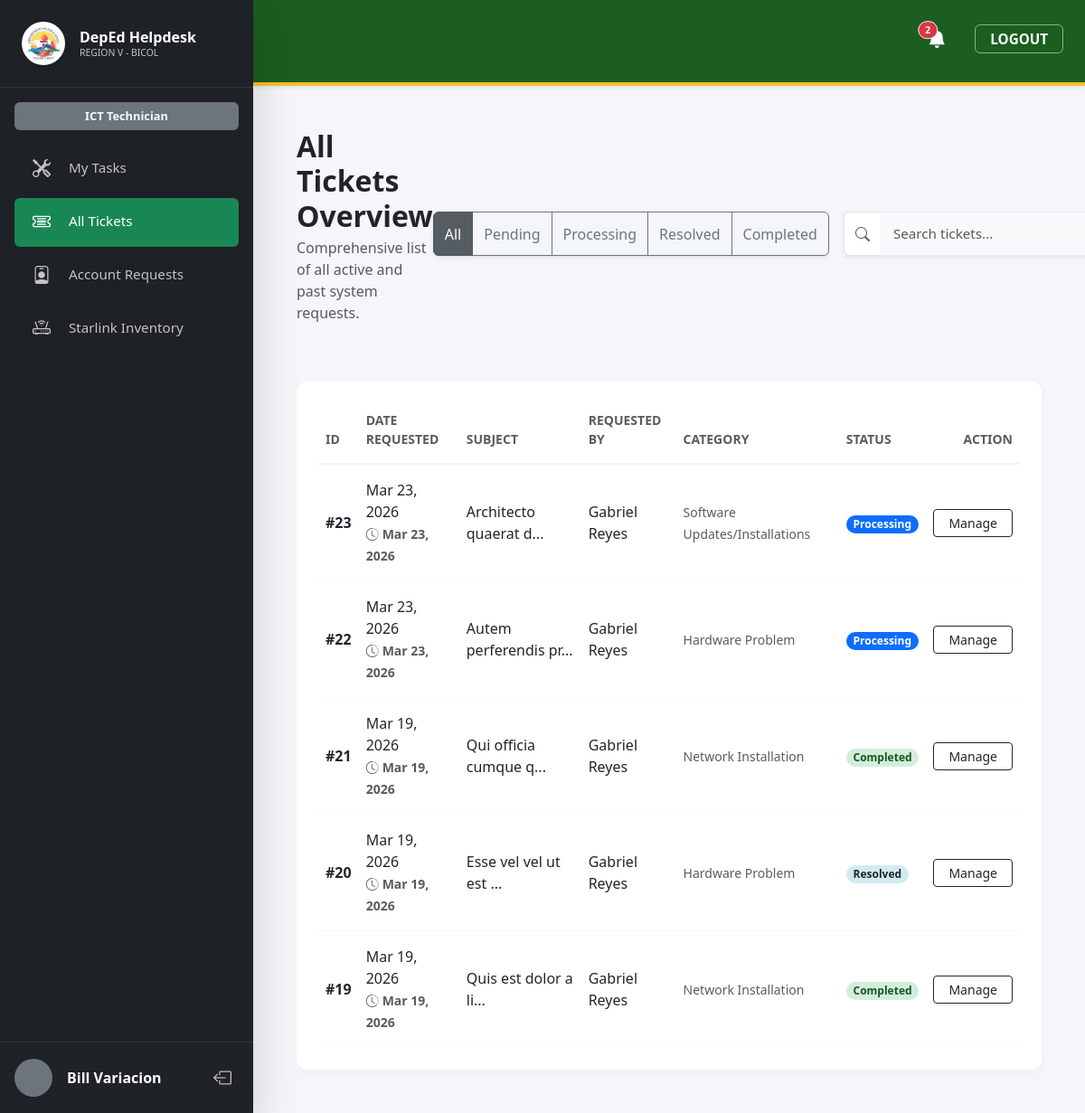
The app's page /all_tickets.php (signed in) with its own data.
### tables this page shows
CREATE TABLE `ticket` (
  `ticketId` int NOT NULL,
  `subject` varchar(150) NOT NULL,
  `description` text NOT NULL,
  `priority` enum('Low','Medium','High') DEFAULT 'Medium',
  `status` enum('Pending','Processing','Resolved','Completed') DEFAULT 'Pending',
  `remarks` text,
  `userId` int NOT NULL,
  `departmentId` int NOT NULL,
  `createdAt` timestamp NULL DEFAULT CURRENT_TIMESTAMP,
  `updatedAt` datetime DEFAULT CURRENT_TIMESTAMP ON UPDATE CURRENT_TIMESTAMP,
  `assignedTo` int DEFAULT NULL,
  `categoryId` int DEFAULT NULL,
  `technician_signature` longtext
);

CREATE TABLE `users` (
  `userId` int NOT NULL,
  `employeeId` varchar(50) DEFAULT NULL,
  `email` varchar(100) NOT NULL,
  `role` enum('User','Officer','Technician') NOT NULL,
  `position` varchar(100) DEFAULT NULL,
  `password` varchar(255) NOT NULL,
  `firstName` varchar(100) NOT NULL,
  `middleName` varchar(100) DEFAULT NULL,
  `lastName` varchar(100) NOT NULL,
  `suffix` varchar(20) DEFAULT NULL,
  `departmentId` int NOT NULL,
  `divisionId` int DEFAULT NULL,
  `createdAt` timestamp NULL DEFAULT CURRENT_TIMESTAMP,
  `signature` longtext,
  `isActive` tinyint(1) DEFAULT '1',
  `activationToken` varchar(64) DEFAULT NULL,
  `tokenExpiresAt` datetime DEFAULT NULL,
  `isApproved` tinyint(1) DEFAULT '0',
  `googleId` varchar(64) DEFAULT NULL,
  `avatarUrl` varchar(512) DEFAULT NULL
);

CREATE TABLE `category` (
  `categoryId` int NOT NULL,
  `categoryName` varchar(50) NOT NULL,
  `categoryType` varchar(50) NOT NULL
);

### all_tickets.php (the view, shortened to what this page needs)
<?php
require 'db.php';
function formatTimeAgo($datetime)
{
    $time = strtotime($datetime);
    $diff = time() - $time;
    return date("M d, Y", $time);
}
?>
<!DOCTYPE html>
<html lang="en">
<head>
    <link href="https://cdn.jsdelivr.net/npm/bootstrap@5.3.0/dist/css/bootstrap.min.css" rel="stylesheet">
    <link rel="stylesheet" href="https://cdn.jsdelivr.net/npm/bootstrap-icons@1.11.1/font/bootstrap-icons.css">
    <link rel="stylesheet" href="style.css?v=<?php echo time(); ?>">
</head>
<body>
    <div class="d-flex" style="min-height: 100vh;">
        <div style="width: 280px; flex-shrink: 0;">
            <?php
            if ($_SESSION['role'] === 'Technician') {
                include 'sidebar.php';
            } else {
                include 'sidebar.php';
            }
            ?>
        </div>
        <div class="flex-grow-1" style="max-height: 100vh; overflow-y: auto;">
            <?php include 'header.php'; ?>
            <div class="container-fluid py-5 px-5">
                <div class="d-flex justify-content-between align-items-center mb-5">
                    <div>
                        <h2 class="fw-bold text-dark mb-1">All Tickets Overview</h2>
                        <p class="text-muted">Comprehensive list of all active and past system requests.</p>
                    </div>
                    <div class="d-flex gap-3">
                        <div class="btn-group shadow-sm" role="group">
                            <button type="button" class="btn btn-secondary active status-filter" data-status="all">All</button>
                            <button type="button" class="btn btn-outline-secondary status-filter" data-status="Pending">Pending</button>
                            <button type="button" class="btn btn-outline-secondary status-filter" data-status="Processing">Processing</button>
                            <button type="button" class="btn btn-outline-secondary status-filter" data-status="Resolved">Resolved</button>
                            <button type="button" class="btn btn-outline-secondary status-filter" data-status="Completed">Completed</button>
                        </div>
                        <div class="input-group shadow-sm" style="width: 300px;">
                            <span class="input-group-text bg-white border-end-0"><i class="bi bi-search text-muted"></i></span>
                            <input type="text" id="ticketSearch" class="form-control border-start-0" placeholder="Search tickets...">
                        </div>
                    </div>
                </div>
                <div class="custom-card p-4">
                    <div class="table-responsive">
                        <table class="table table-borderless align-middle mb-0">
                            <thead style="border-bottom: 2px solid #f0f2f5;">
                                <tr>
                                    <th class="text-muted small fw-bold pb-3">ID</th>
                                    <th class="text-muted small fw-bold pb-3">DATE REQUESTED</th>
                                    <th class="text-muted small fw-bold pb-3">SUBJECT</th>
                                    <th class="text-muted small fw-bold pb-3">REQUESTED BY</th>
                                    <th class="text-muted small fw-bold pb-3">CATEGORY</th>
                                    <th class="text-muted small fw-bold pb-3">STATUS</th>
                                    <th class="text-end text-muted small fw-bold pb-3">ACTION</th>
                                </tr>
                            </thead>
                            <tbody>
                                <?php
                                $sql = "SELECT t.*, u.firstName, u.lastName, c.categoryName
                                        FROM ticket t
                                        JOIN users u ON t.userId = u.userId
                                        LEFT JOIN category c ON t.categoryId = c.categoryId
                                        ORDER BY t.createdAt DESC";
                                $stmt = $pdo->query($sql);
                                if ($stmt->rowCount() > 0) {
                                    while ($row = $stmt->fetch()) {
                                        $exactDate = date("M d, Y", strtotime($row['createdAt']));
                                        $aging = formatTimeAgo($row['createdAt']);
                                        $agingColor = (strpos($aging, 'd') !== false) ? 'text-danger' : 'text-muted';
                                        $name = htmlspecialchars($row['firstName'] . ' ' . $row['lastName']);
                                        $cat = htmlspecialchars($row['categoryName'] ?? 'General');
                                        $badgeClass = match ($row['status']) {
                                            'Pending' => 'bg-warning text-dark',
                                            'Processing' => 'bg-primary',
                                            'Resolved' => 'bg-info text-dark',
                                            'Completed' => 'bg-success',
                                            default => 'bg-secondary'
                                        };
                                        echo "<tr class='ticket-row' data-status='" . htmlspecialchars($row['status']) . "' style='border-bottom: 1px solid #f8f9fa;'>";
                                        echo "<td class='py-3 fw-bold'>#" . $row['ticketId'] . "</td>";
                                        echo "<td class='py-3'>
                                                <span class='d-block fs-6'>" . $exactDate . "</span>
                                                <small class='fw-bold " . $agingColor . "'><i class='bi bi-clock-history me-1'></i>" . $aging . "</small>
                                              </td>";
                                        echo "<td class='py-3'>" . htmlspecialchars(substr($row['subject'], 0, 30)) . "...</td>";
                                        echo "<td class='py-3'>" . $name . "</td>";
                                        echo "<td class='py-3'><small class='text-muted'>" . $cat . "</small></td>";
                                        echo "<td class='py-3'><span class='badge rounded-pill " . $badgeClass . "'>" . $row['status'] . "</span></td>";
                                        echo "<td class='py-3 text-end'>
                                                <a href='manage_ticket.php?id=" . $row['ticketId'] . "' class='btn btn-sm btn-outline-dark px-3'>Manage</a>
                                              </td>";
                                        echo "</tr>";
                                    }
                                } else {
                                    echo "<tr><td colspan='7' class='text-center py-5 text-muted'>No tickets found.</td></tr>";
                                }
                                ?>
                            </tbody>
                        </table>
                    </div>
                </div>
            </div>
        </div>
    </div>
</body>
</html>

### sidebar.php (shortened to what this page needs)
<?php
$role = $_SESSION['role'] ?? 'User';
$displayName = htmlspecialchars($_SESSION['fullname'] ?? 'User');
$currentPage = basename($_SERVER['PHP_SELF']);
function isActive($pageName, $currentPage)
{
    return ($currentPage === $pageName) ? 'active bg-success text-white' : 'text-light opacity-75 custom-hover';
}
?>
<div class="sidebar-container text-white shadow-lg">
    <div class="p-4 d-flex align-items-center gap-3 border-bottom border-secondary border-opacity-25 mb-3">
        <img src="deped_rov.jpg" alt="Logo" class="bg-white rounded-circle p-1 shadow-sm" style="width: 48px; height: 48px; object-fit: contain;">
        <div class="lh-1">
            <div class="fw-bold fs-6 mb-1 text-white">DepEd Helpdesk</div>
            <div style="font-size: 0.65rem;" class="text-uppercase text-light opacity-75">Region V - Bicol</div>
        </div>
    </div>
    <div class="px-3 mb-2">
        <span class="badge bg-secondary bg-opacity-40 border border-secondary border-opacity-50 text-light w-100 py-2 fs-7" style="font-size: 0.8rem;">
            <?php
            if ($role === 'Officer') echo 'ICT Officer';
            elseif ($role === 'Technician') echo 'ICT Technician';
            else echo 'Staff / User';
            ?>
        </span>
    </div>
    <div class="flex-grow-1 overflow-auto sidebar-nav-scroll px-3 py-2">
        <ul class="nav flex-column mb-auto">
            <?php if ($role === 'Officer'): ?>
                <li class="nav-item">
                    <a href="db_officer.php" class="nav-link <?= isActive('db_officer.php', $currentPage) ?>">
                        <i class="bi bi-speedometer2 me-3 fs-5 align-middle"></i> Dashboard
                    </a>
                </li>
                <li class="nav-item">
                    <a href="all_tickets.php" class="nav-link <?= isActive('all_tickets.php', $currentPage) ?>">
                        <i class="bi bi-ticket-detailed me-3 fs-5 align-middle"></i> All Tickets
                    </a>
                </li>
                <li class="nav-item">
                    <a href="reports.php" class="nav-link <?= isActive('reports.php', $currentPage) ?>">
                        <i class="bi bi-bar-chart-line me-3 fs-5 align-middle"></i> Reports
                    </a>
                </li>
                <li class="nav-item">
                    <a href="starlink.php" class="nav-link <?= isActive('starlink.php', $currentPage) ?>">
                        <i class="bi bi-router me-3 fs-5 align-middle"></i> Starlink Inventory
                    </a>
                </li>
                <li class="nav-item">
                    <a href="add_user.php" class="nav-link <?= isActive('add_user.php', $currentPage) ?>">
                        <i class="bi bi-people me-3 fs-5 align-middle"></i> Manage Users
                    </a>
                </li>
            <?php elseif ($role === 'Technician'): ?>
                <li class="nav-item">
                    <a href="db_technician.php" class="nav-link <?= isActive('db_technician.php', $currentPage) ?>">
                        <i class="bi bi-tools me-3 fs-5 align-middle"></i> My Tasks
                    </a>
                </li>
                <li class="nav-item">
                    <a href="all_tickets.php" class="nav-link <?= isActive('all_tickets.php', $currentPage) ?>">
                        <i class="bi bi-ticket-detailed me-3 fs-5 align-middle"></i> All Tickets
                    </a>
                </li>
                <li class="nav-item">
                    <a href="account_requests.php" class="nav-link <?= isActive('account_requests.php', $currentPage) ?>">
                        <i class="bi bi-person-badge me-3 fs-5 align-middle"></i> Account Requests
                    </a>
                </li>
                <li class="nav-item">
                    <a href="starlink.php" class="nav-link <?= isActive('starlink.php', $currentPage) ?>">
                        <i class="bi bi-router me-3 fs-5 align-middle"></i> Starlink Inventory
                    </a>
                </li>
            <?php endif; ?>
        </ul>
    </div>
    <div class="border-top border-secondary border-opacity-25 mt-auto bg-dark bg-opacity-50 shadow-inner">
        <div class="p-3 d-flex align-items-center justify-content-between">
            <div class="d-flex align-items-center gap-3">
                <div class="rounded-circle border border-secondary border-opacity-75 d-flex align-items-center justify-content-center text-secondary bg-secondary bg-opacity-20 shadow-inner" style="width: 42px; height: 42px;">
                    <i class="bi bi-person fs-5"></i>
                </div>
                <div class="fw-bold text-white fs-6" style="font-size: 0.95rem;">
                    <?php echo $displayName; ?>
                </div>
            </div>
            <a href="logout.php" class="text-light opacity-75 custom-hover p-2 d-inline-block rounded-circle" title="Sign Out">
                <i class="bi bi-box-arrow-left fs-5 align-middle"></i>
            </a>
        </div>
    </div>
</div>

### header.php (shortened to what this page needs)
<?php
$notifCount = 0;
if (isset($_SESSION['user_id']) && isset($pdo)) {
    $userId = $_SESSION['user_id'];
    $cStmt = $pdo->prepare("SELECT COUNT(*) FROM notification WHERE userId = ? AND isRead = 0");
    $cStmt->execute([$userId]);
    $notifCount = $cStmt->fetchColumn();
}
?>
<nav class="navbar navbar-expand-lg header-deped shadow-sm">
    <div class="container-fluid px-4">
        <div class="collapse navbar-collapse" id="navbarNav">
            <ul class="navbar-nav ms-auto align-items-center py-2">
                <li class="nav-item dropdown me-4">
                    <a class="nav-link text-white position-relative d-flex align-items-center" href="#" id="notifDropdown" role="button" data-bs-toggle="dropdown" aria-expanded="false">
                        <i class="bi bi-bell-fill fs-5"></i>
                        <?php if ($notifCount > 0): ?>
                            <span class="position-absolute top-25 start-75 translate-middle badge rounded-pill bg-danger border border-light" style="font-size: 0.65rem;">
                                <?php echo $notifCount > 99 ? '99+' : $notifCount; ?>
                            </span>
                        <?php endif; ?>
                    </a>
                </li>
                <li class="nav-item">
                    <a class="nav-link btn btn-logout fw-bold px-3 py-1" href="logout.php">
                        LOGOUT
                    </a>
                </li>
            </ul>
        </div>
    </div>
</nav>

### style.css (style rules this page uses)
:root { --deped-green: #1b5e20; --deped-gold: #fbc02d; --sidebar-bg: #1a1c1e; --bg-light: #f4f6f9; --card-radius: 12px; }
body { font-family: 'Segoe UI', Tahoma, Geneva, Verdana, sans-serif; background-color: var(--bg-light); }
.header-deped { background-color: var(--deped-green) !important; border-bottom: 4px solid var(--deped-gold); }
.btn-logout { border: 1px solid rgba(255, 255, 255, 0.5); color: white !important; border-radius: 20px; padding: 6px 20px; font-size: 0.85rem; transition: all 0.2s; }
.custom-card { border: none; border-radius: var(--card-radius); box-shadow: 0 4px 12px rgba(0, 0, 0, 0.03); background: white; }
.form-control, .form-select { background-color: #f8f9fa; border: 1px solid #e9ecef; border-radius: 8px; padding: 12px 15px; font-size: 0.95rem; }
.badge.bg-info { background-color: #d1ecf1 !important; color: #0c5460; }
.badge.bg-success { background-color: #d4edda !important; color: #155724; }

### sidebar.php (style rules this page uses)
.sidebar-container { width: 280px; height: 100vh; background-color: #1e2125; position: fixed; display: flex; flex-direction: column; z-index: 1000; }
.nav-link { padding: 12px 20px; font-size: 0.95rem; font-weight: 500; border-radius: 6px; margin-bottom: 5px; transition: all 0.2s ease; }
.sidebar-nav-scroll { -ms-overflow-style: none; scrollbar-width: none; }

### records on screen
ticket: ticketId "23", createdAt "Mar 23, 2026", subject "Architecto quaerat d", userId.lastName "Gabriel Reyes", categoryId.categoryName "Software Updates/Installations", status "Processing"
ticket: ticketId "22", createdAt "Mar 23, 2026", subject "Autem perferendis pr", userId.lastName "Gabriel Reyes", categoryId.categoryName "Hardware Problem", status "Processing"
ticket: ticketId "21", createdAt "Mar 19, 2026", subject "Qui officia cumque q", userId.lastName "Gabriel Reyes", categoryId.categoryName "Network Installation", status "Completed"
ticket: ticketId "20", createdAt "Mar 19, 2026", subject "Esse vel vel ut est", userId.lastName "Gabriel Reyes", categoryId.categoryName "Hardware Problem", status "Resolved"
ticket: ticketId "19", createdAt "Mar 19, 2026", subject "Quis est dolor a li", userId.lastName "Gabriel Reyes", categoryId.categoryName "Network Installation", status "Completed"

### other values on screen
$displayName "Bill Variacion"
$notifCount "2"
